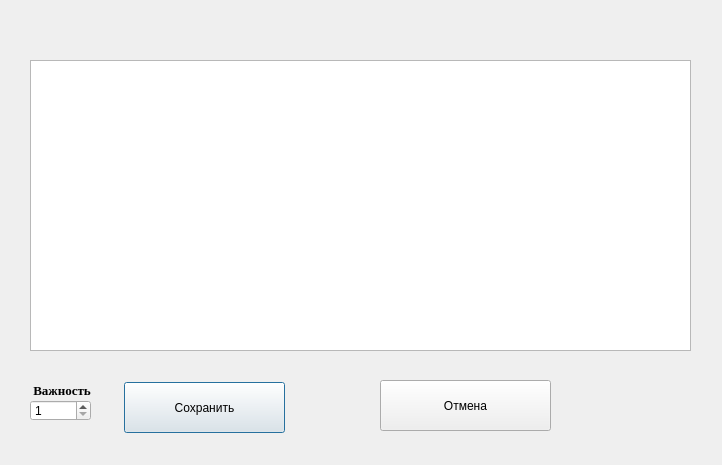
<?xml version="1.0" encoding="UTF-8"?>
<ui version="4.0">
 <class>NoteWindow</class>
 <widget class="QDialog" name="NoteWindow">
  <property name="geometry">
   <rect>
    <x>0</x>
    <y>0</y>
    <width>722</width>
    <height>465</height>
   </rect>
  </property>
  <property name="windowTitle">
   <string>Note</string>
  </property>
  <property name="windowIcon">
   <iconset resource="src.qrc">
    <normaloff>:/img/icon.ico</normaloff>:/img/icon.ico</iconset>
  </property>
  <widget class="QTextEdit" name="txtNote">
   <property name="geometry">
    <rect>
     <x>30</x>
     <y>60</y>
     <width>661</width>
     <height>291</height>
    </rect>
   </property>
   <property name="font">
    <font>
     <family>Berlin Sans FB</family>
     <pointsize>13</pointsize>
    </font>
   </property>
  </widget>
  <widget class="QLabel" name="lblNoteDate">
   <property name="geometry">
    <rect>
     <x>16</x>
     <y>13</y>
     <width>691</width>
     <height>41</height>
    </rect>
   </property>
   <property name="text">
    <string/>
   </property>
  </widget>
  <widget class="QPushButton" name="btnSaveNote">
   <property name="geometry">
    <rect>
     <x>124</x>
     <y>382</y>
     <width>161</width>
     <height>51</height>
    </rect>
   </property>
   <property name="text">
    <string>Сохранить</string>
   </property>
  </widget>
  <widget class="QPushButton" name="btnNoteCancel">
   <property name="geometry">
    <rect>
     <x>380</x>
     <y>380</y>
     <width>171</width>
     <height>51</height>
    </rect>
   </property>
   <property name="text">
    <string>Отмена</string>
   </property>
  </widget>
  <widget class="QSpinBox" name="spinIm">
   <property name="geometry">
    <rect>
     <x>30</x>
     <y>400</y>
     <width>61</width>
     <height>21</height>
    </rect>
   </property>
   <property name="minimum">
    <number>1</number>
   </property>
   <property name="maximum">
    <number>3</number>
   </property>
  </widget>
  <widget class="QLabel" name="label">
   <property name="geometry">
    <rect>
     <x>30</x>
     <y>380</y>
     <width>61</width>
     <height>21</height>
    </rect>
   </property>
   <property name="font">
    <font>
     <family>Times New Roman</family>
     <pointsize>10</pointsize>
     <weight>75</weight>
     <bold>true</bold>
    </font>
   </property>
   <property name="text">
    <string> Важность:</string>
   </property>
  </widget>
 </widget>
 <resources>
  <include location="src.qrc"/>
 </resources>
 <connections/>
</ui>
